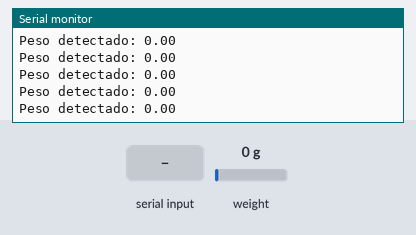
Simulated run of this sketch. Board: Arduino Uno, built with avr-gcc and run on an emulated ATmega328P. On the bench: the last lines printed to the serial monitor. The test bench sets the inputs (shaded band); at power-on: weight on the scale 0 g.

Above: at 3.6 s.
3.7 s: "t" received over Serial
5.2 s: weight on the scale set to 100 g
At 5.21 s:
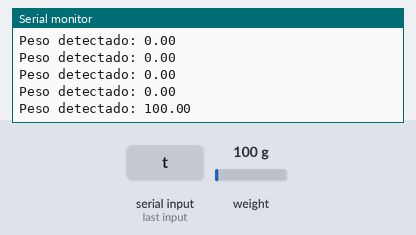
6.7 s: weight on the scale set to 1250 g
At 6.71 s:
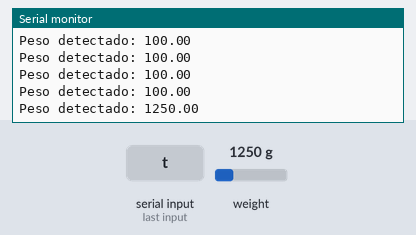
Timing chart, 0 to 9.7 s (numbered marks = the images above; inputs shaded):
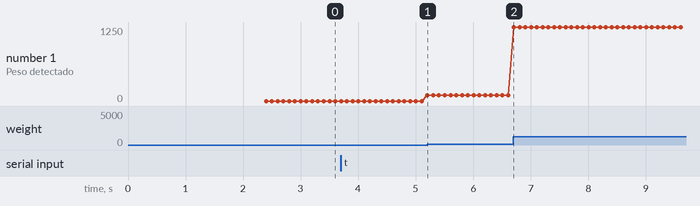

The sketch:

hx711_celda_carga.ino
```cpp
#include <HX711_ADC.h>
#include <EEPROM.h>

const int HX711_dout = 5;
const int HX711_sck = 6;

HX711_ADC LoadCell(HX711_dout, HX711_sck);
const int calVal_eepromAdress = 0;

void setup() {
    Serial.begin(57600);
    LoadCell.begin();
    float calibrationValue = 696.0;
    EEPROM.get(calVal_eepromAdress, calibrationValue);
    unsigned long stabilizingtime = 2000;
    boolean _tare = true;
    LoadCell.start(stabilizingtime, _tare);
    if (LoadCell.getTareTimeoutFlag()) {
        Serial.println("TIMEOUT: revisar conexiones");
        while (1);
    } else {
        LoadCell.setCalFactor(calibrationValue);
        Serial.println("Inicializacion completa");
    }
}

void loop() {
    static boolean newDataReady = 0;
    if (LoadCell.update()) newDataReady = true;
    if (newDataReady) {
        float i = LoadCell.getData();
        Serial.print("Peso detectado: ");
        Serial.println(i);
        newDataReady = 0;
    }
    if (Serial.available() > 0) {
        char inByte = Serial.read();
        if (inByte == 't') LoadCell.tareNoDelay();
    }
    if (LoadCell.getTareStatus() == true) {
        Serial.println("Tara completada");
    }
}
```

Measured:
- after the input at 5.2 s, the serial monitor: prints a new line at once (image 1)
- after the input at 6.7 s, the serial monitor: prints a new line at once (image 2)
- plotted number 1: 0 → 100 after the input at 5.2 s, 100 → 1250 after the input at 6.7 s
